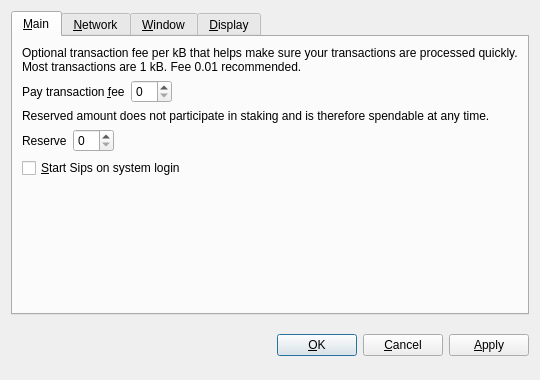
<?xml version="1.0" encoding="UTF-8"?>
<ui version="4.0">
 <class>OptionsDialog</class>
 <widget class="QDialog" name="OptionsDialog">
  <property name="geometry">
   <rect>
    <x>0</x>
    <y>0</y>
    <width>540</width>
    <height>380</height>
   </rect>
  </property>
  <property name="windowTitle">
   <string>Options</string>
  </property>
  <property name="modal">
   <bool>true</bool>
  </property>
  <layout class="QVBoxLayout" name="verticalLayout">
   <item>
    <widget class="QTabWidget" name="tabWidget">
     <property name="tabPosition">
      <enum>QTabWidget::North</enum>
     </property>
     <property name="currentIndex">
      <number>0</number>
     </property>
     <widget class="QWidget" name="tabMain">
      <attribute name="title">
       <string>&amp;Main</string>
      </attribute>
      <layout class="QVBoxLayout" name="verticalLayout_Main">
       <item>
        <widget class="QLabel" name="transactionFeeInfoLabel">
         <property name="text">
          <string>Optional transaction fee per kB that helps make sure your transactions are processed quickly. Most transactions are 1 kB. Fee 0.01 recommended.</string>
         </property>
         <property name="textFormat">
          <enum>Qt::PlainText</enum>
         </property>
         <property name="wordWrap">
          <bool>true</bool>
         </property>
        </widget>
       </item>
       <item>
        <layout class="QHBoxLayout" name="horizontalLayoutFee">
         <item>
          <widget class="QLabel" name="transactionFeeLabel">
           <property name="text">
            <string>Pay transaction &amp;fee</string>
           </property>
           <property name="textFormat">
            <enum>Qt::PlainText</enum>
           </property>
           <property name="buddy">
            <cstring>transactionFee</cstring>
           </property>
          </widget>
         </item>
         <item>
          <widget class="BitcoinAmountField" name="transactionFee"/>
         </item>
         <item>
          <spacer name="horizontalSpacerFee">
           <property name="orientation">
            <enum>Qt::Horizontal</enum>
           </property>
           <property name="sizeHint" stdset="0">
            <size>
             <width>40</width>
             <height>20</height>
            </size>
           </property>
          </spacer>
         </item>
        </layout>
       </item>
       <item>
        <widget class="QLabel" name="reserveBalanceInfoLabel">
         <property name="text">
          <string>Reserved amount does not participate in staking and is therefore spendable at any time.</string>
         </property>
         <property name="textFormat">
          <enum>Qt::PlainText</enum>
         </property>
         <property name="wordWrap">
          <bool>true</bool>
         </property>
        </widget>
       </item>
       <item>
        <layout class="QHBoxLayout" name="horizontalLayoutReserveBalance">
         <item>
          <widget class="QLabel" name="reserveBalanceLabel">
           <property name="text">
            <string>Reserve</string>
           </property>
           <property name="textFormat">
            <enum>Qt::PlainText</enum>
           </property>
           <property name="buddy">
            <cstring>reserveBalance</cstring>
           </property>
          </widget>
         </item>
         <item>
          <widget class="BitcoinAmountField" name="reserveBalance"/>
         </item>
         <item>
          <spacer name="horizontalSpacerReserveBalance">
           <property name="orientation">
            <enum>Qt::Horizontal</enum>
           </property>
           <property name="sizeHint" stdset="0">
            <size>
             <width>40</width>
             <height>20</height>
            </size>
           </property>
          </spacer>
         </item>
        </layout>
       </item>
       <item>
        <widget class="QCheckBox" name="bitcoinAtStartup">
         <property name="toolTip">
          <string>Automatically start Sips after logging in to the system.</string>
         </property>
         <property name="text">
          <string>&amp;Start Sips on system login</string>
         </property>
        </widget>
       </item>
       <item>
        <spacer name="verticalSpacer_Main">
         <property name="orientation">
          <enum>Qt::Vertical</enum>
         </property>
         <property name="sizeHint" stdset="0">
          <size>
           <width>20</width>
           <height>40</height>
          </size>
         </property>
        </spacer>
       </item>
      </layout>
     </widget>
     <widget class="QWidget" name="tabNetwork">
      <attribute name="title">
       <string>&amp;Network</string>
      </attribute>
      <layout class="QVBoxLayout" name="verticalLayout_Network">
       <item>
        <widget class="QCheckBox" name="mapPortUpnp">
         <property name="toolTip">
          <string>Automatically open the Sips client port on the router. This only works when your router supports UPnP and it is enabled.</string>
         </property>
         <property name="text">
          <string>Map port using &amp;UPnP</string>
         </property>
        </widget>
       </item>
       <item>
        <widget class="QCheckBox" name="connectSocks">
         <property name="toolTip">
          <string>Connect to the Sips network through a SOCKS5 proxy (e.g. when connecting through Tor).</string>
         </property>
         <property name="text">
          <string>&amp;Connect through SOCKS5 proxy:</string>
         </property>
        </widget>
       </item>
       <item>
        <layout class="QHBoxLayout" name="horizontalLayout_Network">
         <item>
          <widget class="QLabel" name="proxyIpLabel">
           <property name="text">
            <string>Proxy &amp;IP:</string>
           </property>
           <property name="textFormat">
            <enum>Qt::PlainText</enum>
           </property>
           <property name="buddy">
            <cstring>proxyIp</cstring>
           </property>
          </widget>
         </item>
         <item>
          <widget class="QValidatedLineEdit" name="proxyIp">
           <property name="maximumSize">
            <size>
             <width>140</width>
             <height>16777215</height>
            </size>
           </property>
           <property name="toolTip">
            <string>IP address of the proxy (e.g. 127.0.0.1)</string>
           </property>
          </widget>
         </item>
         <item>
          <widget class="QLabel" name="proxyPortLabel">
           <property name="text">
            <string>&amp;Port:</string>
           </property>
           <property name="textFormat">
            <enum>Qt::PlainText</enum>
           </property>
           <property name="buddy">
            <cstring>proxyPort</cstring>
           </property>
          </widget>
         </item>
         <item>
          <widget class="QLineEdit" name="proxyPort">
           <property name="maximumSize">
            <size>
             <width>55</width>
             <height>16777215</height>
            </size>
           </property>
           <property name="toolTip">
            <string>Port of the proxy (e.g. 9050)</string>
           </property>
          </widget>
         </item>
         <item>
          <spacer name="horizontalSpacer_Network">
           <property name="orientation">
            <enum>Qt::Horizontal</enum>
           </property>
           <property name="sizeHint" stdset="0">
            <size>
             <width>40</width>
             <height>20</height>
            </size>
           </property>
          </spacer>
         </item>
        </layout>
       </item>
       <item>
        <spacer name="verticalSpacer_Network">
         <property name="orientation">
          <enum>Qt::Vertical</enum>
         </property>
         <property name="sizeHint" stdset="0">
          <size>
           <width>20</width>
           <height>40</height>
          </size>
         </property>
        </spacer>
       </item>
      </layout>
     </widget>
     <widget class="QWidget" name="tabWindow">
      <attribute name="title">
       <string>&amp;Window</string>
      </attribute>
      <layout class="QVBoxLayout" name="verticalLayout_Window">
       <item>
        <widget class="QCheckBox" name="minimizeToTray">
         <property name="toolTip">
          <string>Show only a tray icon after minimizing the window.</string>
         </property>
         <property name="text">
          <string>&amp;Minimize to the tray instead of the taskbar</string>
         </property>
        </widget>
       </item>
       <item>
        <widget class="QCheckBox" name="minimizeOnClose">
         <property name="toolTip">
          <string>Minimize instead of exit the application when the window is closed. When this option is enabled, the application will be closed only after selecting Quit in the menu.</string>
         </property>
         <property name="text">
          <string>M&amp;inimize on close</string>
         </property>
        </widget>
       </item>
       <item>
        <spacer name="verticalSpacer_Window">
         <property name="orientation">
          <enum>Qt::Vertical</enum>
         </property>
         <property name="sizeHint" stdset="0">
          <size>
           <width>20</width>
           <height>40</height>
          </size>
         </property>
        </spacer>
       </item>
      </layout>
     </widget>
     <widget class="QWidget" name="tabDisplay">
      <attribute name="title">
       <string>&amp;Display</string>
      </attribute>
      <layout class="QVBoxLayout" name="verticalLayout_Display">
       <item>
        <layout class="QHBoxLayout" name="horizontalLayout_1_Display">
         <item>
          <widget class="QLabel" name="langLabel">
           <property name="text">
            <string>User Interface &amp;language:</string>
           </property>
           <property name="textFormat">
            <enum>Qt::PlainText</enum>
           </property>
           <property name="buddy">
            <cstring>lang</cstring>
           </property>
          </widget>
         </item>
         <item>
          <widget class="QValueComboBox" name="lang">
           <property name="toolTip">
            <string>The user interface language can be set here. This setting will take effect after restarting Sips.</string>
           </property>
          </widget>
         </item>
        </layout>
       </item>
       <item>
        <layout class="QHBoxLayout" name="horizontalLayout_2_Display">
         <item>
          <widget class="QLabel" name="unitLabel">
           <property name="text">
            <string>&amp;Unit to show amounts in:</string>
           </property>
           <property name="textFormat">
            <enum>Qt::PlainText</enum>
           </property>
           <property name="buddy">
            <cstring>unit</cstring>
           </property>
          </widget>
         </item>
         <item>
          <widget class="QValueComboBox" name="unit">
           <property name="toolTip">
            <string>Choose the default subdivision unit to show in the interface and when sending coins.</string>
           </property>
          </widget>
         </item>
        </layout>
       </item>
       <item>
        <widget class="QCheckBox" name="coinControlFeatures">
         <property name="toolTip">
          <string>Whether to show coin control features or not.</string>
         </property>
         <property name="text">
          <string>Display coin &amp;control features (experts only!)</string>
         </property>
        </widget>
       </item>
       <item>
        <widget class="QCheckBox" name="minimizeCoinAge">
         <property name="toolTip">
          <string>Whether to select the coin outputs randomly or with minimal coin age.</string>
         </property>
         <property name="text">
          <string>Minimize weight consumption (experimental)</string>
         </property>
        </widget>
       </item>
       <item>
        <widget class="QCheckBox" name="useBlackTheme">
         <property name="text">
          <string>Use black visual theme (requires restart)</string>
         </property>
        </widget>
       </item>
       <item>
        <spacer name="verticalSpacer_Display">
         <property name="orientation">
          <enum>Qt::Vertical</enum>
         </property>
         <property name="sizeHint" stdset="0">
          <size>
           <width>20</width>
           <height>40</height>
          </size>
         </property>
        </spacer>
       </item>
      </layout>
     </widget>
    </widget>
   </item>
   <item>
    <layout class="QHBoxLayout" name="horizontalLayout_Buttons">
     <item>
      <spacer name="horizontalSpacer_1">
       <property name="orientation">
        <enum>Qt::Horizontal</enum>
       </property>
       <property name="sizeHint" stdset="0">
        <size>
         <width>40</width>
         <height>48</height>
        </size>
       </property>
      </spacer>
     </item>
     <item>
      <widget class="QLabel" name="statusLabel">
       <property name="font">
        <font>
         <weight>75</weight>
         <bold>true</bold>
        </font>
       </property>
       <property name="text">
        <string/>
       </property>
       <property name="textFormat">
        <enum>Qt::PlainText</enum>
       </property>
       <property name="wordWrap">
        <bool>true</bool>
       </property>
      </widget>
     </item>
     <item>
      <spacer name="horizontalSpacer_2">
       <property name="orientation">
        <enum>Qt::Horizontal</enum>
       </property>
       <property name="sizeHint" stdset="0">
        <size>
         <width>40</width>
         <height>48</height>
        </size>
       </property>
      </spacer>
     </item>
     <item>
      <widget class="QPushButton" name="okButton">
       <property name="text">
        <string>&amp;OK</string>
       </property>
      </widget>
     </item>
     <item>
      <widget class="QPushButton" name="cancelButton">
       <property name="text">
        <string>&amp;Cancel</string>
       </property>
       <property name="autoDefault">
        <bool>false</bool>
       </property>
      </widget>
     </item>
     <item>
      <widget class="QPushButton" name="applyButton">
       <property name="text">
        <string>&amp;Apply</string>
       </property>
       <property name="autoDefault">
        <bool>false</bool>
       </property>
      </widget>
     </item>
    </layout>
   </item>
  </layout>
 </widget>
 <customwidgets>
  <customwidget>
   <class>BitcoinAmountField</class>
   <extends>QSpinBox</extends>
   <header>bitcoinamountfield.h</header>
  </customwidget>
  <customwidget>
   <class>QValueComboBox</class>
   <extends>QComboBox</extends>
   <header>qvaluecombobox.h</header>
  </customwidget>
  <customwidget>
   <class>QValidatedLineEdit</class>
   <extends>QLineEdit</extends>
   <header>qvalidatedlineedit.h</header>
  </customwidget>
 </customwidgets>
 <resources/>
 <connections/>
</ui>
